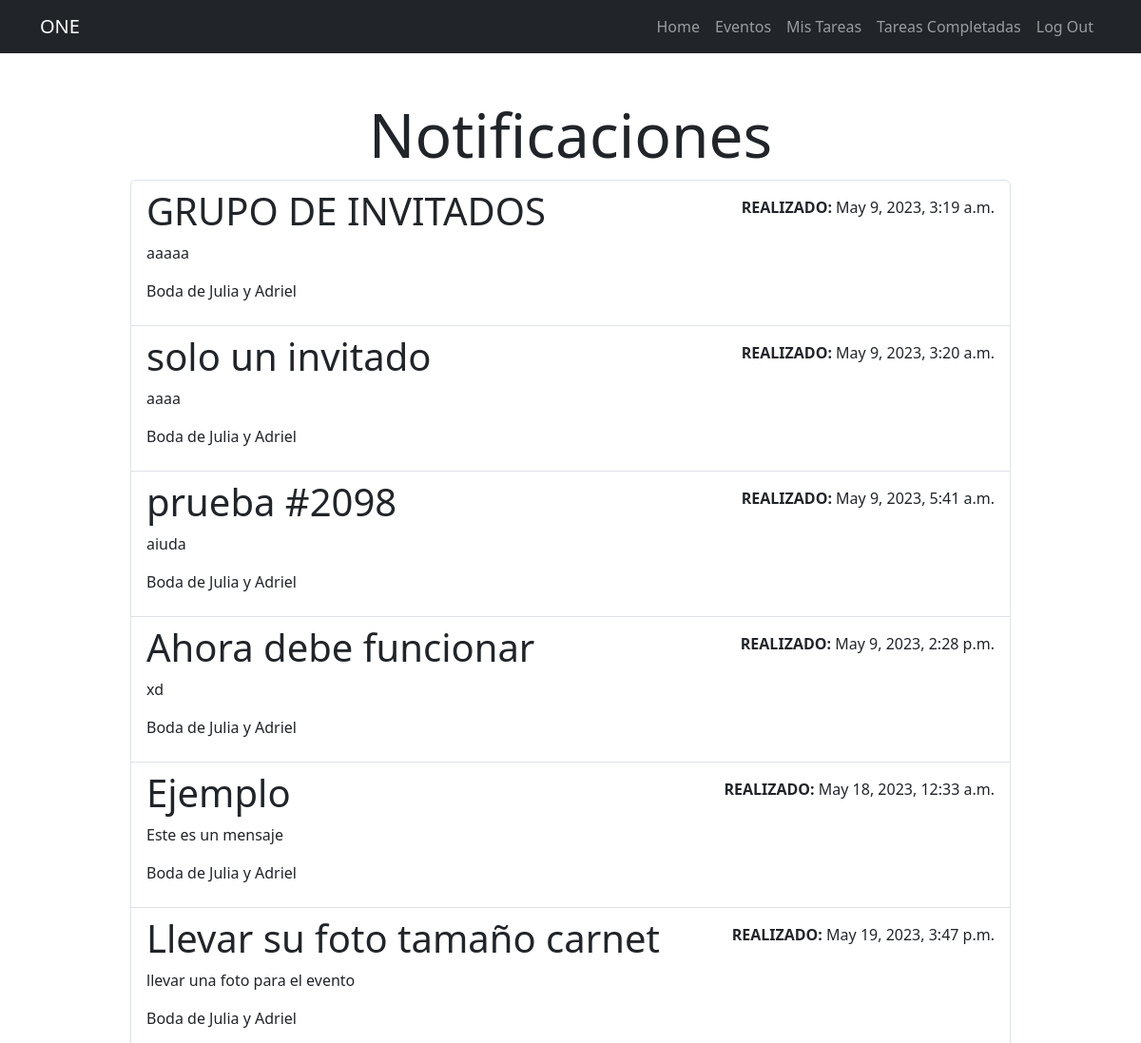
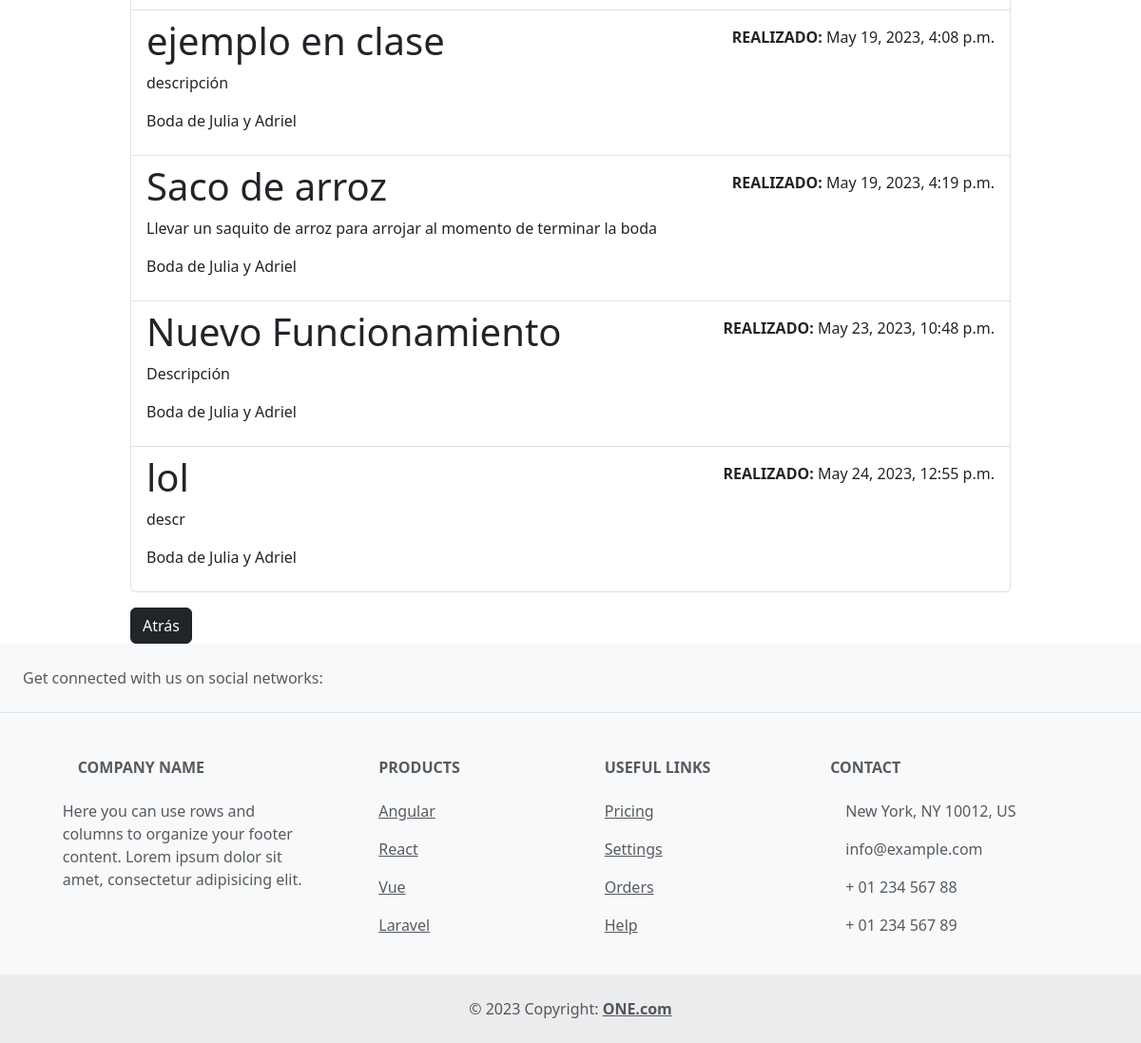
Page /reminders/14/ (signed in) on the committed database (2 pictures, top to bottom).
### reminder/models.py (models this page shows, shortened)
class Reminder (models.Model):
    asunto = models.CharField(max_length=80)
    descripcion = models.TextField(blank=True)
    fechaCreacion = models.DateTimeField(auto_now_add=True)
    user = models.ForeignKey(User, on_delete=models.CASCADE)
    evento = models.ForeignKey(Evento, blank=True , on_delete=models.CASCADE)
    invitado = models.ManyToManyField(Invitado)

### event/models.py (models this page shows, shortened)
class Evento(models.Model):
    nombre = models.CharField(max_length=80)
    descripcion = models.TextField(blank=True)
    fechaCreacion = models.DateTimeField(auto_now_add=True)
    fecha= models.DateField(null = True, blank = True)
    ubicacion = models.CharField(max_length=200)
    user = models.ForeignKey(User, on_delete=models.CASCADE)

### reminder/views.py (the view)
# urls.py: path('reminders/<int:evento_id>/', reminders, name='reminders'),
@login_required
def reminders(request, evento_id):
    reminders = Reminder.objects.filter(evento_id=evento_id)
    return render(request, 'reminders.html', {'reminders': reminders})

### reminder/templates/reminders.html (shortened to what this page needs)
{% extends 'base.html' %}
{% block content%}
<main class="container">
    <div class="row">
        <div class="col-md-10 offset-md-1">
            <h1 class="mt-5 text-center display-3">Notificaciones</h1>
            <ul class="list-group">
                {% for reminder in reminders %}
                <a href="{% url 'reminder_detail' reminder.id reminder.evento.id %}" class="list-group-item">
                    <header class="d-flex justify-content-between">
                        <h1 class="fw-bold-3"> {{reminder.asunto}}</h1>
                        <p class="mt-2"> <strong>  REALIZADO:</strong> {{reminder.fechaCreacion}}</p>
                    </header>
                    <p> {{reminder.descripcion}} </p>
                    <p>{{reminder.evento.nombre}}</p>
                </a>
                {% endfor %}
            </ul>
            {% if '/invitados/crear/' not in request.path %}
                <form action="{% url 'eventos' %}"  method="POST">
                    <button class="btn btn-dark mt-3" >Atrás</button>
                </form>
            {% endif %}
        </div>
    </div>
</main>
{% endblock %}

### rows in the picture
Reminder: asunto "GRUPO DE INVITADOS", fechaCreacion "May 9, 2023, 3:19 a.m.", descripcion "aaaaa", evento.nombre "Boda de Julia y Adriel"
Reminder: asunto "solo un invitado", fechaCreacion "May 9, 2023, 3:20 a.m.", descripcion "aaaa", evento.nombre "Boda de Julia y Adriel"
Reminder: asunto "prueba #2098", fechaCreacion "May 9, 2023, 5:41 a.m.", descripcion "aiuda", evento.nombre "Boda de Julia y Adriel"
Reminder: asunto "Ahora debe funcionar", fechaCreacion "May 9, 2023, 2:28 p.m.", descripcion "xd", evento.nombre "Boda de Julia y Adriel"
Reminder: asunto "Ejemplo", fechaCreacion "May 18, 2023, 12:33 a.m.", descripcion "Este es un mensaje", evento.nombre "Boda de Julia y Adriel"
Reminder: asunto "Llevar su foto tamaño carnet", fechaCreacion "May 19, 2023, 3:47 p.m.", descripcion "llevar una foto para el evento", evento.nombre "Boda de Julia y Adriel"
Reminder: asunto "ejemplo en clase", fechaCreacion "May 19, 2023, 4:08 p.m.", descripcion "descripción", evento.nombre "Boda de Julia y Adriel"
Reminder: asunto "Saco de arroz", fechaCreacion "May 19, 2023, 4:19 p.m.", descripcion "Llevar un saquito de arroz para arrojar al momento de terminar la boda", evento.nombre "Boda de Julia y Adriel"
Reminder: asunto "Nuevo Funcionamiento", fechaCreacion "May 23, 2023, 10:48 p.m.", descripcion "Descripción", evento.nombre "Boda de Julia y Adriel"
Reminder: asunto "lol", fechaCreacion "May 24, 2023, 12:55 p.m.", descripcion "descr", evento.nombre "Boda de Julia y Adriel"
